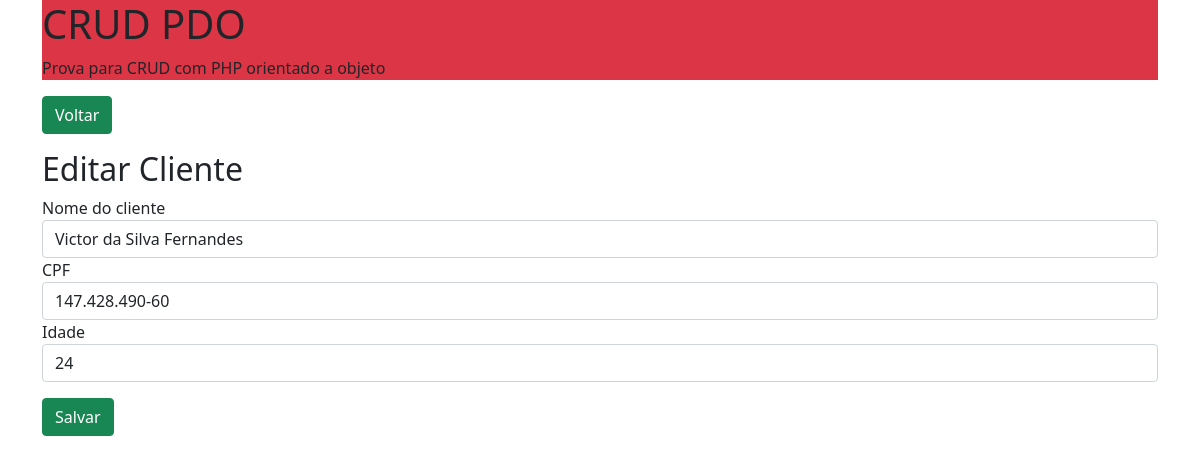
The app's page /editar.php?id=7 with its own data.
### tables this page shows
CREATE TABLE `cliente` (
  `id` int(11) NOT NULL,
  `nome` text NOT NULL,
  `idade` text NOT NULL,
  `cpf` varchar(255) NOT NULL,
  `data_cadastro` timestamp NOT NULL DEFAULT current_timestamp() ON UPDATE current_timestamp(),
  `faturas_id` varchar(255) NOT NULL
);

### editar.php (called while the page is built, shortened)
<?php
$obCliente = Cliente::getCliente($_GET['id']);
include __DIR__.'/includes/header.php';
include __DIR__.'/includes/formulario.php';
include __DIR__.'/includes/footer.php';

### app/Db/Database.php (called while the page is built, shortened)
<?php
class Database{
    private $table;
    private $connection;
    public function __construct($table = null){
        $this->table = $table;
    }
    private function setConnection(){
        try{
            $this->connection = new PDO('mysql:host='.self::HOST.';dbname='.self::NAME,self::USER,self::PASS);
            $this->connection->setAttribute(PDO::ATTR_ERRMODE,PDO::ERRMODE_EXCEPTION);
        }catch(PDOException $e){
            die('ERROR: ' . $e->getMessage());
        }
    }
    public function execute($query, $params = []){
        try{
            $statement = $this->connection->prepare($query);
            $statement->execute($params);
            return $statement;
        }catch(PDOException $e){
            die('ERROR: ' . $e->getMessage());
        }
    }
    public function select($where = null, $order = null, $limit = null, $fields = '*'){
        $where = strlen($where) ? 'WHERE '.$where : '';
        $order = strlen($order) ? 'ORDER BY '.$order : '';
        $limit = strlen($limit) ? 'LIMIT '.$limit : '';
        $query = 'SELECT '.$fields.' FROM '.$this->table. ' '.$where.' '.$order.' '.$limit;
        return $this->execute($query);
    }
}

### app/Entity/Cliente.php (called while the page is built, shortened)
<?php
class Cliente{
    public static function getCliente($id){
        return (new Database('cliente'))->select('id = '.$id)
                                        ->fetchObject(self::class);
    }
}

### includes/formulario.php (the view, shortened to what this page needs)
<?php
    if(isset($obCliente->nome)){
        $nome = $obCliente->nome;
    }else{
        $nome = "";
    };
?>
<main>
    <section>
        <a href="clientes.php">
            <button class="btn btn-success">Voltar</button>
        </a>
    </section>
    <h2 class="mt-3"><?=TITLE?></h2>
    <form method="post">
        <div class="form-group">
            <label>Nome do cliente</label>
            <input type="text" class="form-control" name="nomeCliente" value="<?=$nome?>">
        </div>
        <div class="form-group">
            <label>CPF</label>
            <input type="text" class="form-control" name="cpf" id="cpf" value="<?=$obCliente->cpf?>">
        </div>
        <div class="form-group">
            <label>Idade</label>
            <input type="number" class="form-control" name="idade" value="<?=$obCliente->idade?>">
        </div>
        <div class="form-group">
            <button type="submit" class="btn btn-success mt-3">Salvar</button>
        </div>
    </form>
</main>

### records on screen
cliente: nomeCliente "Victor da Silva Fernandes", cpf "147.428.490-60", idade "24"

### other values on screen
TITLE "Editar Cliente"
